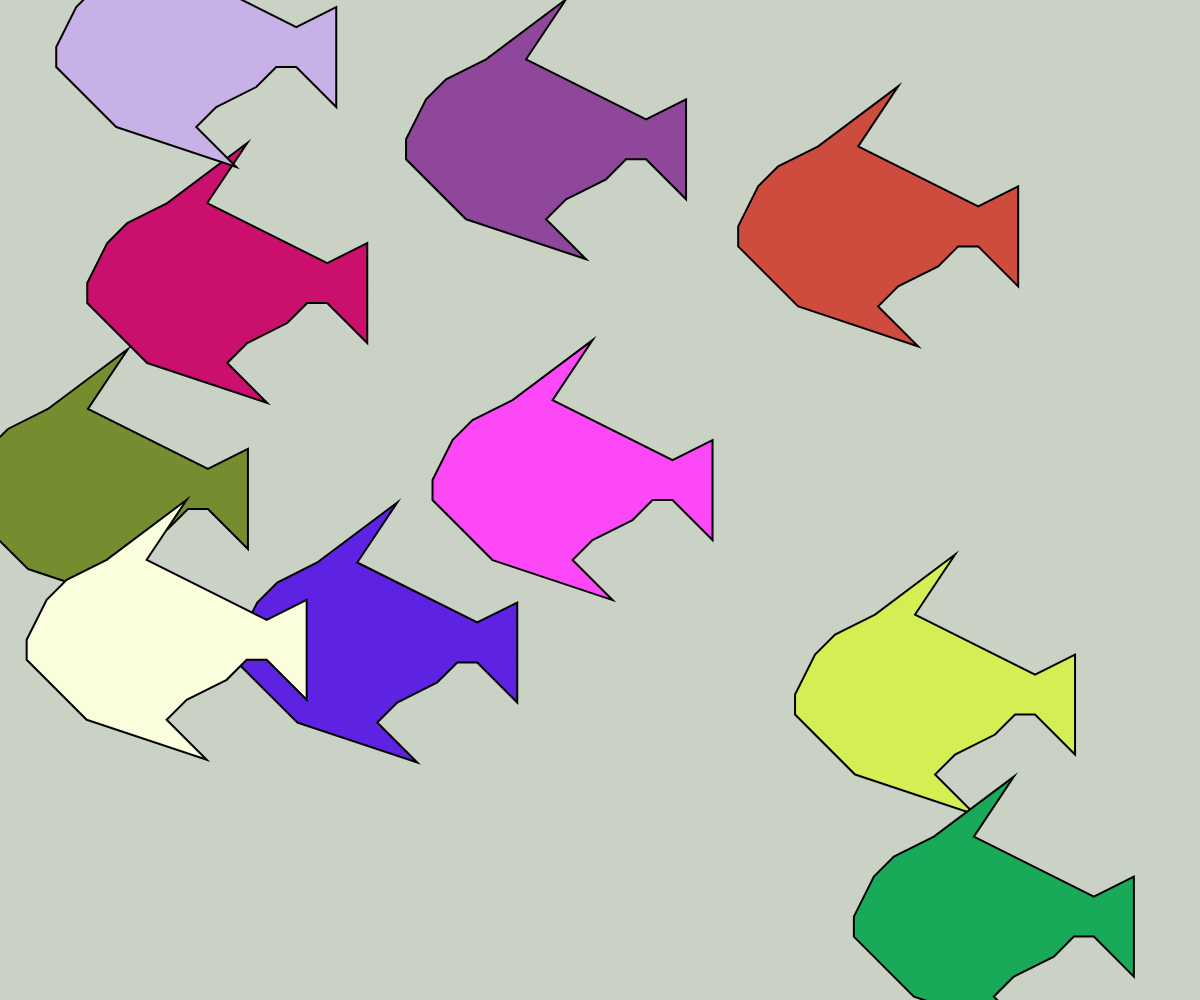
Frame 1 (no input)
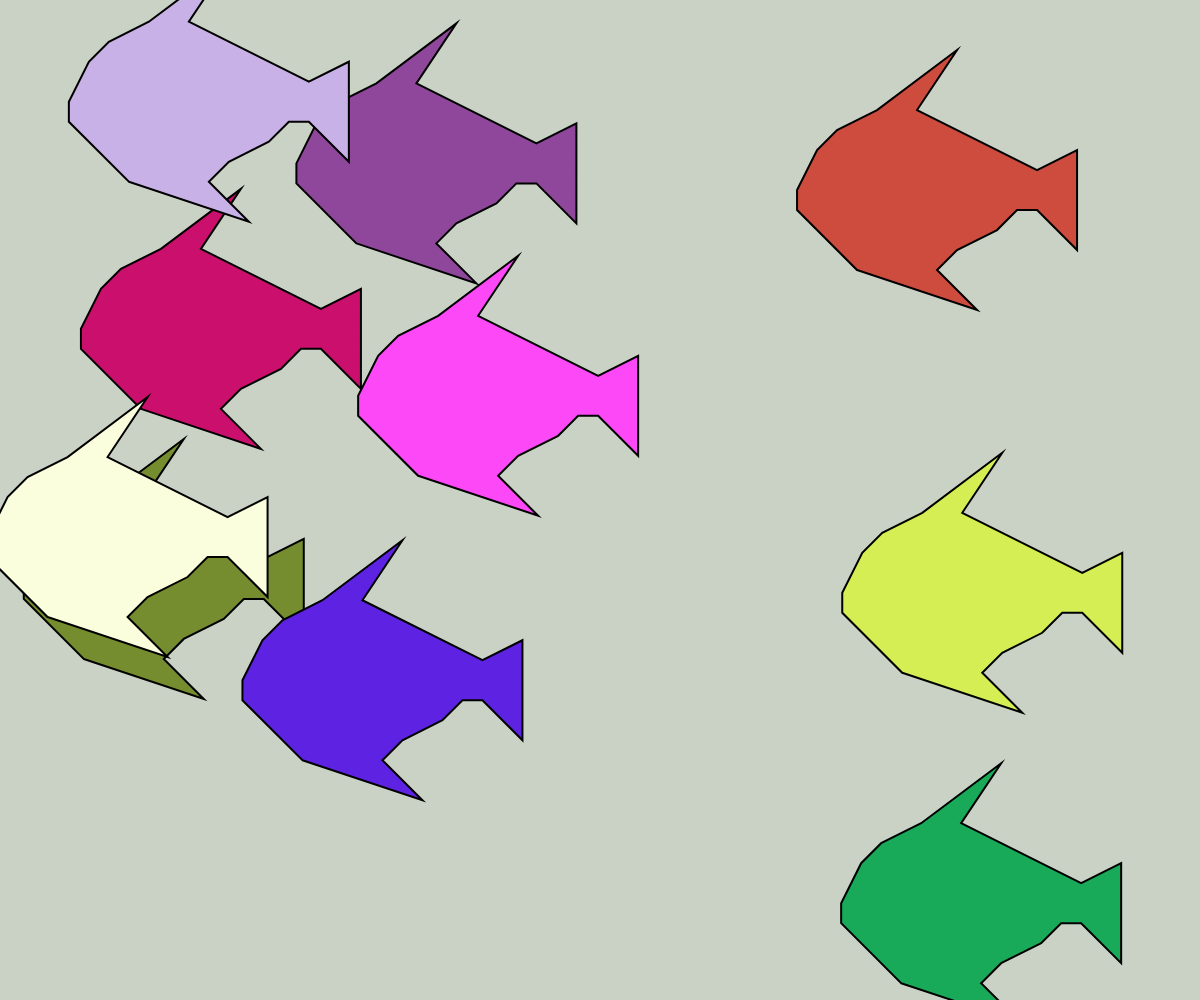
Frame 60 (no input)
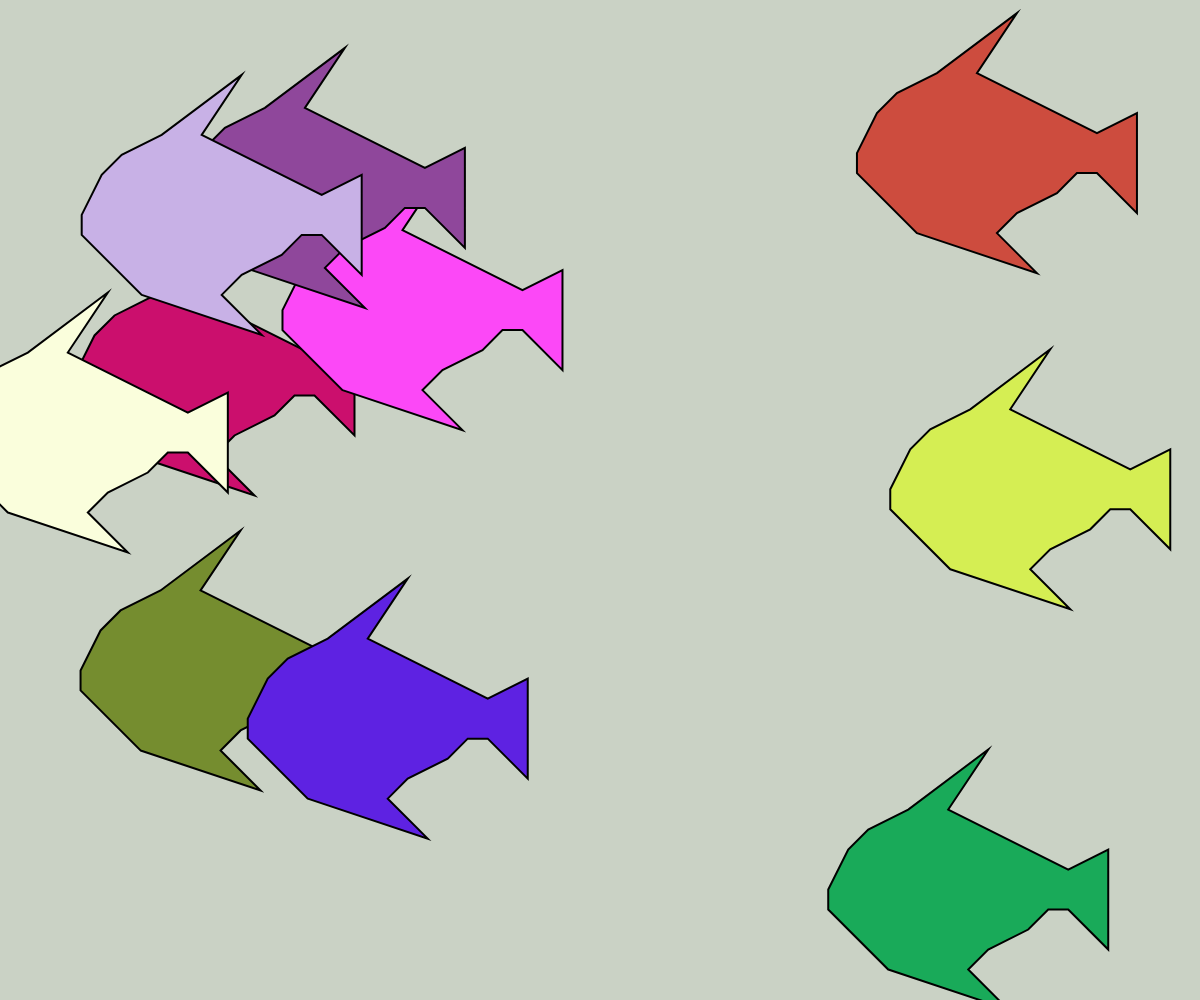
Frame 120 (the mouse pressed at the canvas centre since frame 60)

The p5.js sketch that drew these frames (run headless with seeded random() and noise() and a simulated clock; from frame 60 on, the mouse is pressed at the canvas centre):

// p5.js sketch
// ── sketch.js
let points = [[-3, 5], [3, 7], [1, 5],[2,4],[4,3],[5,2],[6,2],[8,4],[8,-1],[6,0],[0,-3],[2,-6],[-2,-3],[-4,-2],[-5,-1],[-6,1],[-6,2]];
let shapes = [];

function setup() {
  // 一個充滿視窗的畫布
  createCanvas(windowWidth, windowHeight);
  // 設定畫布的背景為灰色
  background('#cad2c5');
  
  // 初始化 10 個圖形物件
  for (let i = 0; i < 10; i++) {
    shapes.push(new MovingShape(points));
  }
}

function draw() {
  // 清除畫布
  background('#cad2c5');
  
  // 更新並繪製所有圖形
  for (let shape of shapes) {
    shape.update();
    shape.display();
  }
}

class MovingShape {
  constructor(points) {
    this.points = points;
    this.x = random(width);
    this.y = random(height);
    this.vx = random(-2, 2);
    this.vy = random(-2, 2);
    this.color = color(random(255), random(255), random(255)); // 隨機顏色
  }

  update() {
    this.x += this.vx;
    this.y += this.vy;

    // 碰到邊緣反彈
    if (this.x < 0 || this.x > width) {
      this.vx *= -1;
    }
    if (this.y < 0 || this.y > height) {
      this.vy *= -1;
    }
  }

  display() {
    fill(this.color); // 使用隨機顏色填滿
    stroke(0); // 黑色框線
    strokeWeight(2);
    beginShape();
    for (let i = 0; i < this.points.length; i++) {
      let x = this.points[i][0] * 20 + this.x; // 調整比例和位置
      let y = this.points[i][1] * 20 + this.y; // 調整比例和位置
      vertex(x, y);
    }
    endShape(CLOSE);
  }
}
